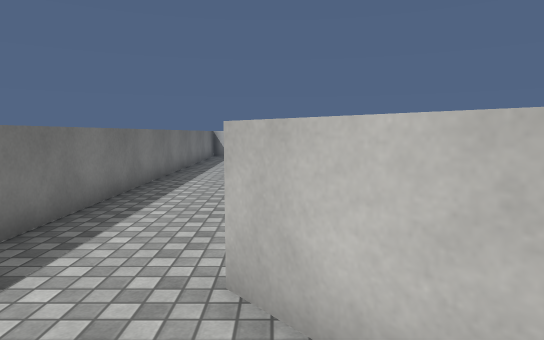
[1] (above)

24 first-person views from a walk through a scene from a Unity 3-D project. The camera is 1.4 m above the floor, tilts 6° down and sees 75° across. The floor is counted in squares, 1 m on a side. Each view is taken from the middle of a square. On the plan, view 1 faces up. The plan holds only what a view shows up to about 15 squares ahead; the rest is blank. The place goes on beyond the plan. The player is left out. Surface patterns are stand-ins for the level's own textures.

[2]
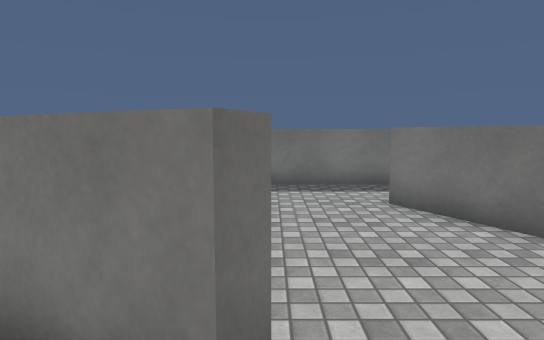

[3]
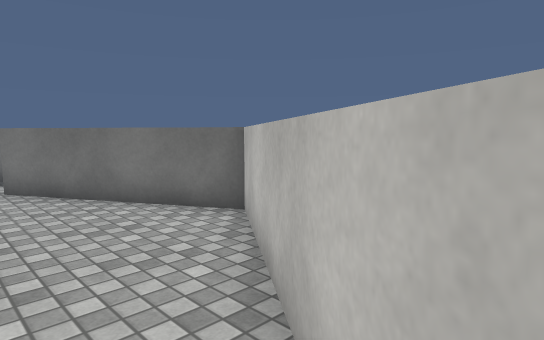

[4]
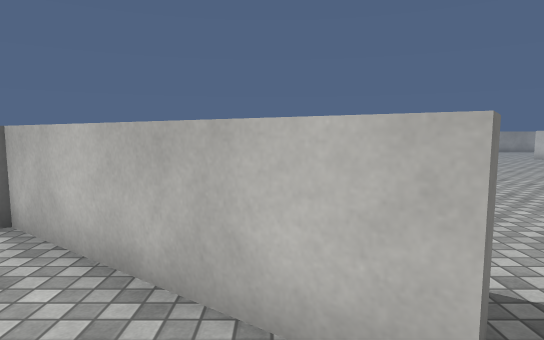

[5]
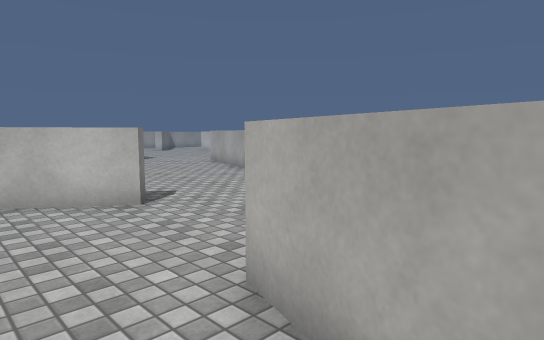

[6]
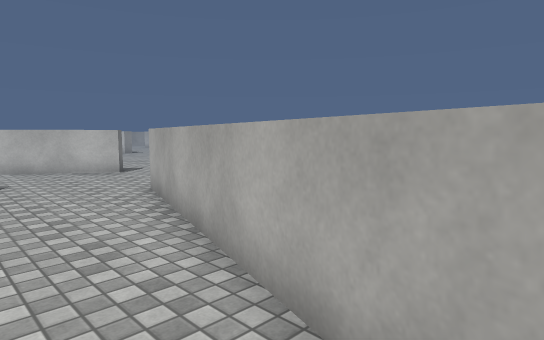

[7]
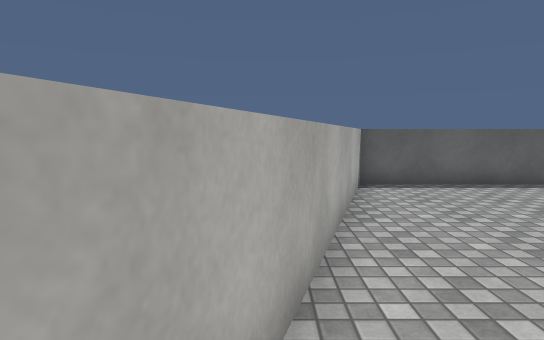

[8]
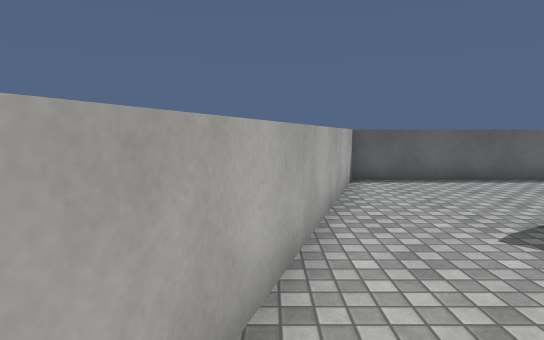

[9]
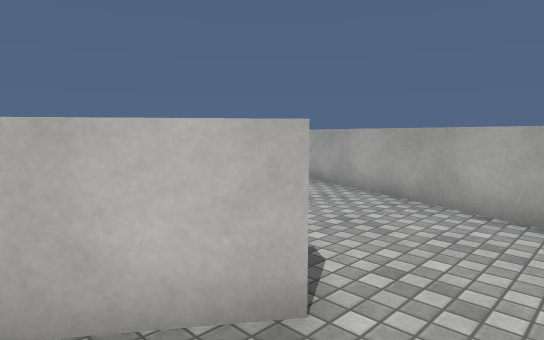

[10]
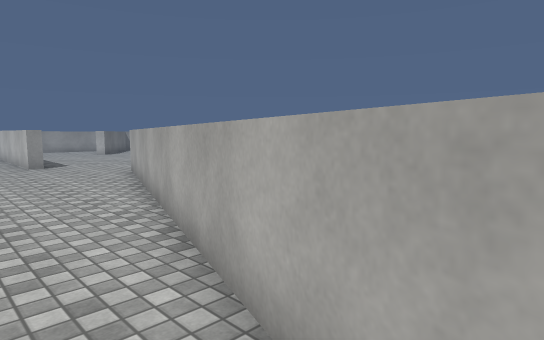

[11]
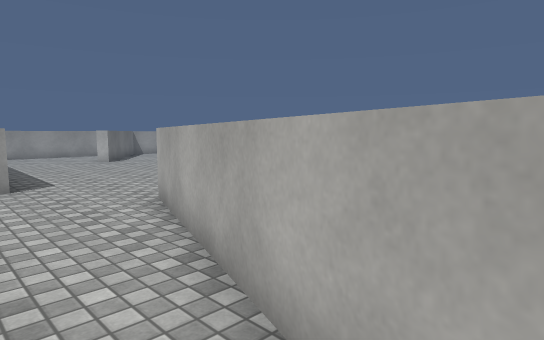

[12]
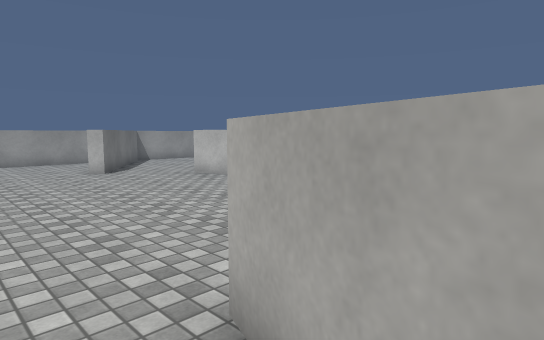

[13]
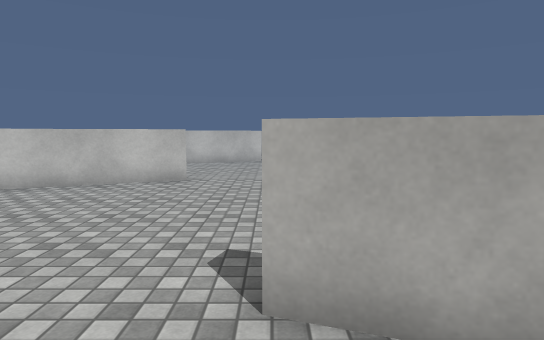

[14]
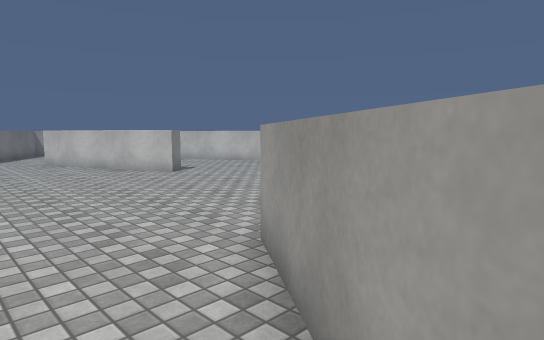

[15]
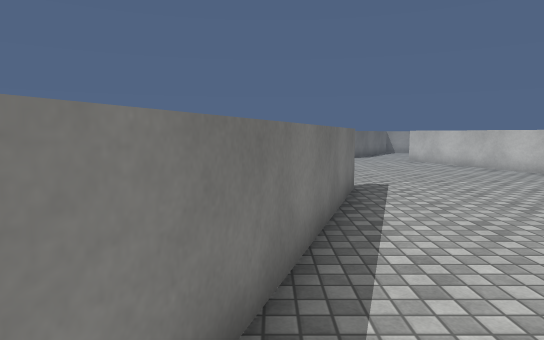

[16]
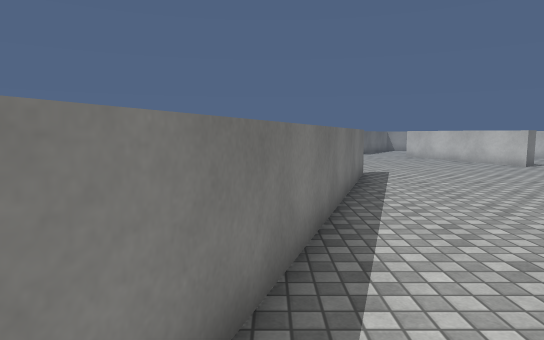

[17]
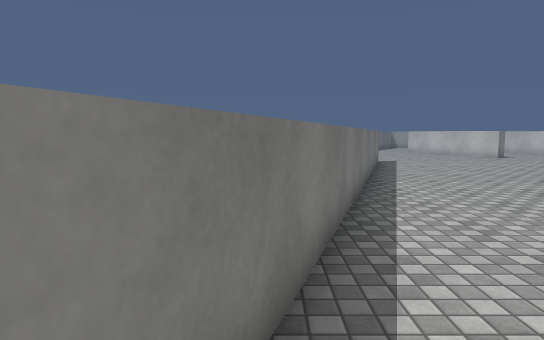

[18]
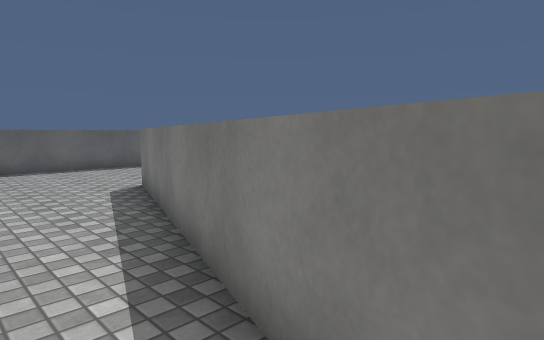

[19]
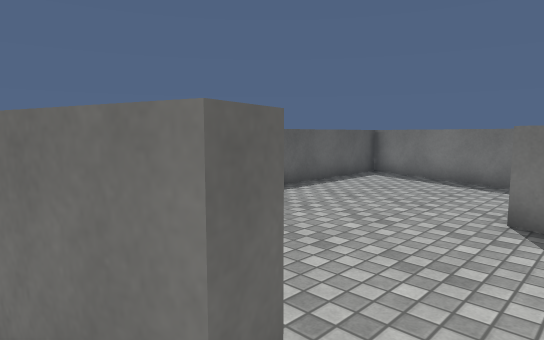

[20]
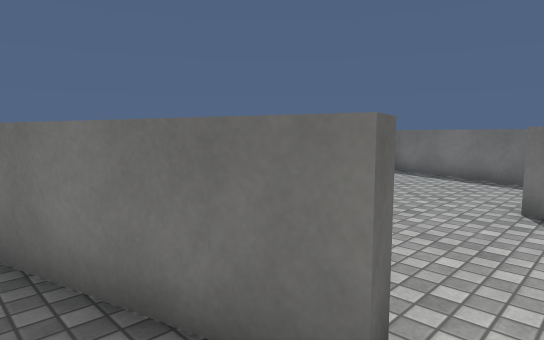

[21]
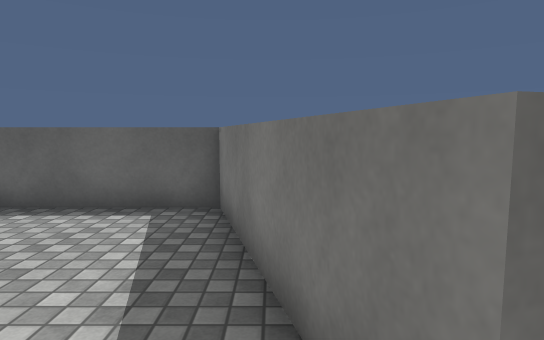

[22]
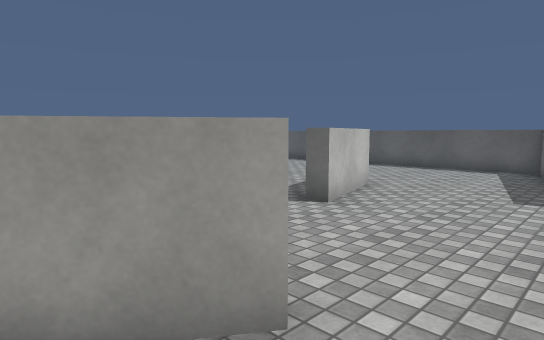

[23]
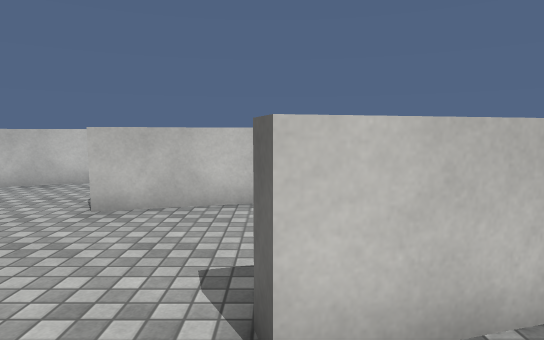

[24]
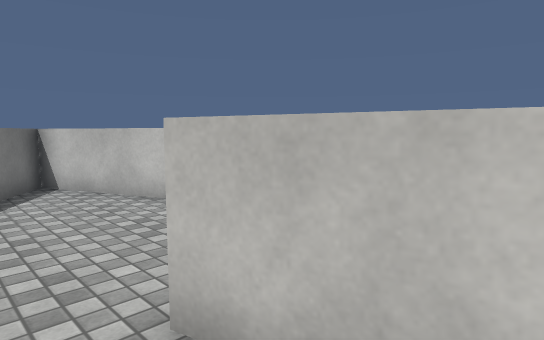

### Floor plan
Points are (right, up) in squares from view 1. A wall is a line through its corners. A room is listed if a view was taken in it or the views show most of it. See-through windows are left out.
Room 1 (views 1, 2, 4, 5, 6, 7, 8, 9, 10)
walls: (1.1, 1.3) (-0.4, 3.1); (9, 9.6) (4.1, 13.2) (-1, 10.3); (-3.5, 10.4) (-3.5, 4.5); (12.1, 5) (13.2, 8.3); (-1.1, -5.5) (4.6, -5.5) (8.1, 5.5)
ways out: opening at (-2.5, 11) to room 2; opening at (10.5, 9) to room 2
Room 2 (views 3, 11, 12, 13, 14, 15, 16, 17, 18, 19, 20, 21, 22, 23, 24)
walls: (17.1, 18) (10.8, -0.2); (13.2, 8.3) (16.6, 18.1); (9.3, 10.1) (9, 9.6); (14.5, 21) (14, 21) (14, 23.4); (17.6, 7.2) (21.1, 12.3); (25, 20.8) (24.5, 20.5) (21.9, 26.7); (23.9, 5.1) (21.2, 11.5) (20.1, 10); (21, 0.1) (20.2, 3.2) (20.7, 3.4); (19.5, 28.6) (19, 28.8); (16.5, -2) (15.9, 0) (16.4, 0.1) (18, -5.5) (22.8, -5.5); (6.6, -0.8) (5.1, -5.5) (13.1, -5.5); (-3.5, 15.1) (-3.5, 10.4); (18.9, 33.5) (17.2, 33.5)
ways out: opening at (-2.5, 11) to room 1; opening at (10.5, 9) to room 1; opening at (21, 27.7); gap at (25, 21)

Where each view was taken, in squares from view 1:
view 1: 0 up, 0 right, facing up
view 2: 8 up, 6 right, facing left
view 3: 9 up, 9 right, facing up-left
view 4: 8 up, 8 right, facing up
view 5: 3 up, 6 right, facing up-right
view 6: 3 down, 4 right, facing up-right
view 7: 4 up, 7 right, facing down
view 8: 5 up, 7 right, facing down
view 9: 8 up, 7 right, facing up-right
view 10: 5 up, 11 right, facing up-right
view 11: 11 up, 13 right, facing up-right
view 12: 16 up, 15 right, facing up-right
view 13: 18 up, 14 right, facing right
view 14: 9 up, 18 right, facing up-right
view 15: 9 up, 15 right, facing up
view 16: 6 up, 14 right, facing up
view 17: 1 up, 12 right, facing up
view 18: 9 up, 15 right, facing down-left
view 19: 1 up, 17 right, facing down-left
view 20: 1 up, 18 right, facing down-left
view 21: 1 up, 17 right, facing down
view 22: 9 up, 16 right, facing down-right
view 23: 0 up, 14 right, facing right
view 24: 1 up, 19 right, facing up-right
